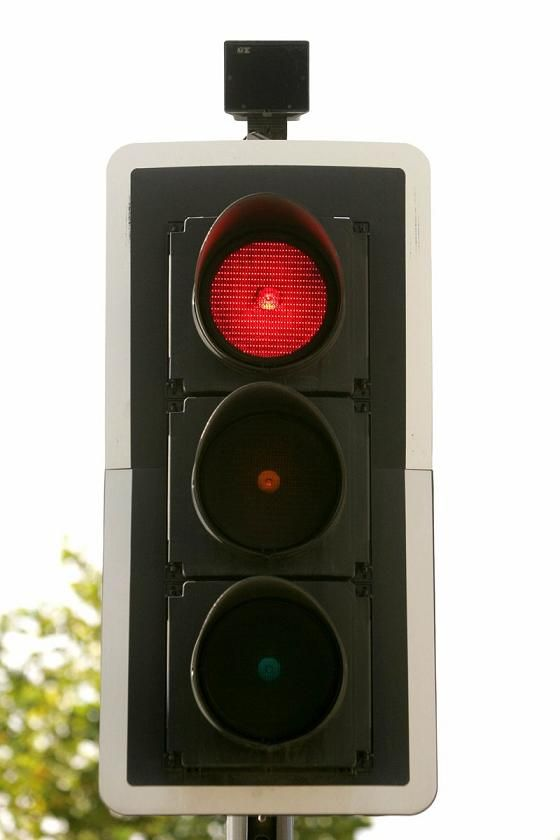
#> input picture codes/images/traffic3.jpg, 560 x 840 px
$ python traffic-light-image-detection.py
#> lines starting #> are read from the running program, lines starting #| are printed output that depends on the picture
#!/usr/bin/env python

from picamera import PiCamera
from picamera.array import PiRGBArray
import numpy as np
import cv2
import sys
import time

try:

	threshold = 150

	face_cascade = cv2.CascadeClassifier('traffic_light.xml')
	image = cv2.imread('./images/traffic3.jpg', cv2.IMREAD_COLOR)
#> image is the input picture: shape (840, 560, 3); mean B, G, R 148.6, 158.6, 163

	image = cv2.cvtColor(image, cv2.COLOR_BGR2GRAY)
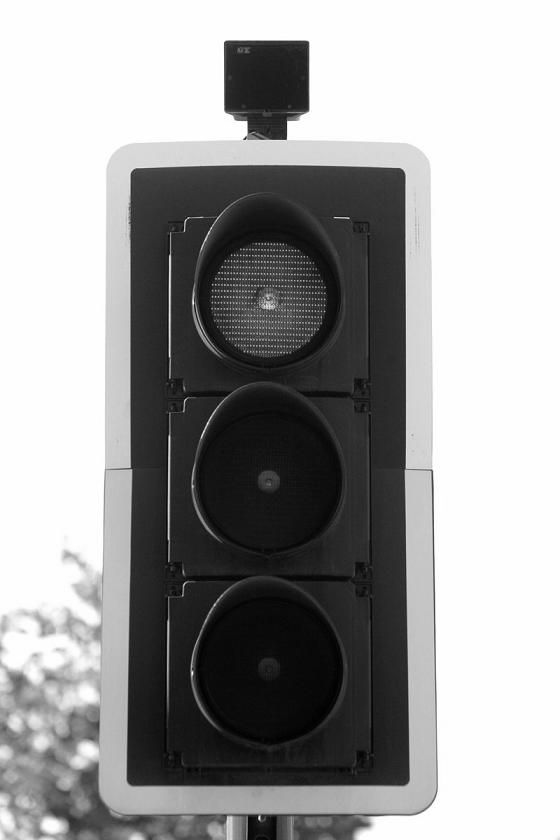
#> image: shape (840, 560); min 0, max 255, mean 158.8

	print("1----")

	faces = face_cascade.detectMultiScale(image, scaleFactor=1.1, minNeighbors=5, minSize=(30, 30))
#> faces = ()
	print("2----")

	for (x,y,w,h) in faces:
		print('found a traffic light')
		image = cv2.rectangle(image,(x,y),(x+w,y+h),(255,0,0),2)
		roi_traffic_light = image[y:y+h, x:x+w]

		#find in roi_traffic_light colors red and green
		#roi_traffic_light = cv2.cvtColor(roi_traffic_light, cv2.COLOR_BGR2GRAY)
		mask = cv2.GaussianBlur(roi_traffic_light, (25, 25), 0)
		minVal, maxVal, minLoc, maxLoc = cv2.minMaxLoc(mask)

		# check if light is on
		if (maxVal - minVal) > threshold:
			cv2.circle(roi_traffic_light, maxLoc, 5, (255,0,0), 2)
			# Red light
			if 1.0/8*(h-30) < maxLoc[1] < 4.0/8*(h-30):
				print('found red')
				cv2.putText(image, 'Red', (x+5, y-5), cv2.FONT_HERSHEY_SIMPLEX, 0.5, (0, 0, 255), 2)
				#self.red_light = True
			# Green light
			elif 5.5/8*(h-30) < maxLoc[1] < h-30:
				print('Found green')
				cv2.putText(image, 'Green', (x+5, y-10), cv2.FONT_HERSHEY_SIMPLEX, 0.5, (0, 255, 0), 2)
#> this loop made 0 passes
				#self.green_light = True

	cv2.imshow("Traffic Light Detection", image)

	# wait for a keypress, for q quiting the application
	cv2.waitKey(0)
	cv2.destroyAllWindows()

except KeyboardInterrupt:
	pass
finally:
	print('closing application')
	time.sleep(1)
	sys.exit(0)
#> (the program exits here)
